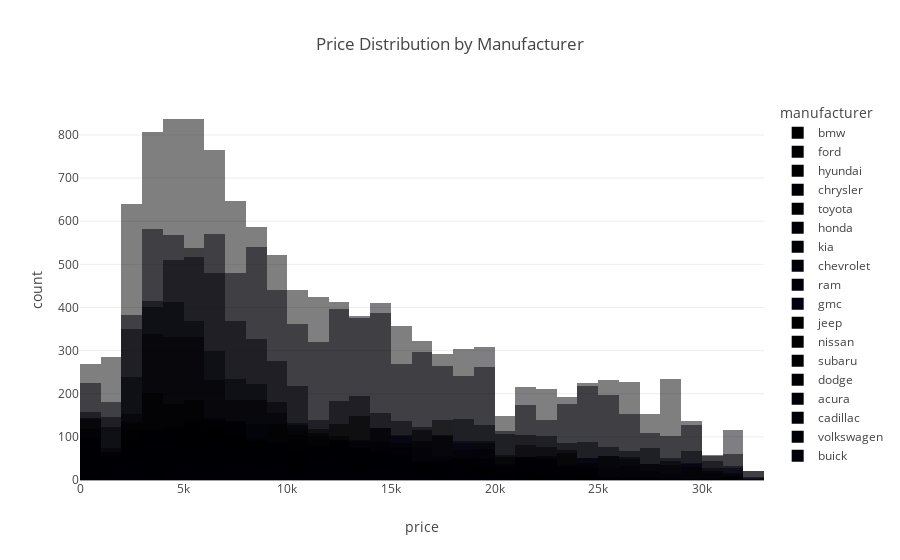

The notebook cell saved with this chart:
### Markdown cell above
This is a price distribution histogram on each car brand.

### Code cell
fig = px.histogram(vehicles_data, 
                   x="price", 
                   color="manufacturer", 
                   barmode="overlay", 
                   nbins=50, 
                   title="Price Distribution by Manufacturer")


fig.show()

### Figure 1 — Plotly figure (JSON) as saved in the notebook; plotly's stock layout.template omitted (floating-point values rounded to 4 significant figures; data arrays with more than 128 entries replaced by an {"elided": "..."} marker saying what was removed)
{"data": [{"alignmentgroup": "True", "bingroup": "x", "hovertemplate": "manufacturer=bmw<br>price=%{x}<br>count=%{y}<extra></extra>", "legendgroup": "bmw", "marker": {"color": "#000001", "opacity": 0.5, "pattern": {"shape": ""}}, "name": "bmw", "nbinsx": 50, "offsetgroup": "bmw", "orientation": "v", "showlegend": true, "type": "histogram", "x": {"elided": "263 int values"}, "xaxis": "x", "yaxis": "y"}, {"alignmentgroup": "True", "bingroup": "x", "hovertemplate": "manufacturer=ford<br>price=%{x}<br>count=%{y}<extra></extra>", "legendgroup": "ford", "marker": {"color": "#000002", "opacity": 0.5, "pattern": {"shape": ""}}, "name": "ford", "nbinsx": 50, "offsetgroup": "ford", "orientation": "v", "showlegend": true, "type": "histogram", "x": {"elided": "11820 int values"}, "xaxis": "x", "yaxis": "y"}, {"alignmentgroup": "True", "bingroup": "x", "hovertemplate": "manufacturer=hyundai<br>price=%{x}<br>count=%{y}<extra></extra>", "legendgroup": "hyundai", "marker": {"color": "#000003", "opacity": 0.5, "pattern": {"shape": ""}}, "name": "hyundai", "nbinsx": 50, "offsetgroup": "hyundai", "orientation": "v", "showlegend": true, "type": "histogram", "x": {"elided": "1172 int values"}, "xaxis": "x", "yaxis": "y"}, {"alignmentgroup": "True", "bingroup": "x", "hovertemplate": "manufacturer=chrysler<br>price=%{x}<br>count=%{y}<extra></extra>", "legendgroup": "chrysler", "marker": {"color": "#000004", "opacity": 0.5, "pattern": {"shape": ""}}, "name": "chrysler", "nbinsx": 50, "offsetgroup": "chrysler", "orientation": "v", "showlegend": true, "type": "histogram", "x": {"elided": "837 int values"}, "xaxis": "x", "yaxis": "y"}, {"alignmentgroup": "True", "bingroup": "x", "hovertemplate": "manufacturer=toyota<br>price=%{x}<br>count=%{y}<extra></extra>", "legendgroup": "toyota", "marker": {"color": "#000005", "opacity": 0.5, "pattern": {"shape": ""}}, "name": "toyota", "nbinsx": 50, "offsetgroup": "toyota", "orientation": "v", "showlegend": true, "type": "histogram", "x": {"elided": "5282 int values"}, "xaxis": "x", "yaxis": "y"}, {"alignmentgroup": "True", "bingroup": "x", "hovertemplate": "manufacturer=honda<br>price=%{x}<br>count=%{y}<extra></extra>", "legendgroup": "honda", "marker": {"color": "#000006", "opacity": 0.5, "pattern": {"shape": ""}}, "name": "honda", "nbinsx": 50, "offsetgroup": "honda", "orientation": "v", "showlegend": true, "type": "histogram", "x": {"elided": "3447 int values"}, "xaxis": "x", "yaxis": "y"}, {"alignmentgroup": "True", "bingroup": "x", "hovertemplate": "manufacturer=kia<br>price=%{x}<br>count=%{y}<extra></extra>", "legendgroup": "kia", "marker": {"color": "#000007", "opacity": 0.5, "pattern": {"shape": ""}}, "name": "kia", "nbinsx": 50, "offsetgroup": "kia", "orientation": "v", "showlegend": true, "type": "histogram", "x": {"elided": "585 int values"}, "xaxis": "x", "yaxis": "y"}, {"alignmentgroup": "True", "bingroup": "x", "hovertemplate": "manufacturer=chevrolet<br>price=%{x}<br>count=%{y}<extra></extra>", "legendgroup": "chevrolet", "marker": {"color": "#000008", "opacity": 0.5, "pattern": {"shape": ""}}, "name": "chevrolet", "nbinsx": 50, "offsetgroup": "chevrolet", "orientation": "v", "showlegend": true, "type": "histogram", "x": {"elided": "9498 int values"}, "xaxis": "x", "yaxis": "y"}, {"alignmentgroup": "True", "bingroup": "x", "hovertemplate": "manufacturer=ram<br>price=%{x}<br>count=%{y}<extra></extra>", "legendgroup": "ram", "marker": {"color": "#000009", "opacity": 0.5, "pattern": {"shape": ""}}, "name": "ram", "nbinsx": 50, "offsetgroup": "ram", "orientation": "v", "showlegend": true, "type": "histogram", "x": {"elided": "2871 int values"}, "xaxis": "x", "yaxis": "y"}, {"alignmentgroup": "True", "bingroup": "x", "hovertemplate": "manufacturer=gmc<br>price=%{x}<br>count=%{y}<extra></extra>", "legendgroup": "gmc", "marker": {"color": "#000010", "opacity": 0.5, "pattern": {"shape": ""}}, "name": "gmc", "nbinsx": 50, "offsetgroup": "gmc", "orientation": "v", "showlegend": true, "type": "histogram", "x": {"elided": "2120 int values"}, "xaxis": "x", "yaxis": "y"}, {"alignmentgroup": "True", "bingroup": "x", "hovertemplate": "manufacturer=jeep<br>price=%{x}<br>count=%{y}<extra></extra>", "legendgroup": "jeep", "marker": {"color": "#000001", "opacity": 0.5, "pattern": {"shape": ""}}, "name": "jeep", "nbinsx": 50, "offsetgroup": "jeep", "orientation": "v", "showlegend": true, "type": "histogram", "x": {"elided": "3040 int values"}, "xaxis": "x", "yaxis": "y"}, {"alignmentgroup": "True", "bingroup": "x", "hovertemplate": "manufacturer=nissan<br>price=%{x}<br>count=%{y}<extra></extra>", "legendgroup": "nissan", "marker": {"color": "#000002", "opacity": 0.5, "pattern": {"shape": ""}}, "name": "nissan", "nbinsx": 50, "offsetgroup": "nissan", "orientation": "v", "showlegend": true, "type": "histogram", "x": {"elided": "3198 int values"}, "xaxis": "x", "yaxis": "y"}, {"alignmentgroup": "True", "bingroup": "x", "hovertemplate": "manufacturer=subaru<br>price=%{x}<br>count=%{y}<extra></extra>", "legendgroup": "subaru", "marker": {"color": "#000003", "opacity": 0.5, "pattern": {"shape": ""}}, "name": "subaru", "nbinsx": 50, "offsetgroup": "subaru", "orientation": "v", "showlegend": true, "type": "histogram", "x": {"elided": "1270 int values"}, "xaxis": "x", "yaxis": "y"}, {"alignmentgroup": "True", "bingroup": "x", "hovertemplate": "manufacturer=dodge<br>price=%{x}<br>count=%{y}<extra></extra>", "legendgroup": "dodge", "marker": {"color": "#000004", "opacity": 0.5, "pattern": {"shape": ""}}, "name": "dodge", "nbinsx": 50, "offsetgroup": "dodge", "orientation": "v", "showlegend": true, "type": "histogram", "x": {"elided": "1223 int values"}, "xaxis": "x", "yaxis": "y"}, {"alignmentgroup": "True", "bingroup": "x", "hovertemplate": "manufacturer=acura<br>price=%{x}<br>count=%{y}<extra></extra>", "legendgroup": "acura", "marker": {"color": "#000005", "opacity": 0.5, "pattern": {"shape": ""}}, "name": "acura", "nbinsx": 50, "offsetgroup": "acura", "orientation": "v", "showlegend": true, "type": "histogram", "x": {"elided": "236 int values"}, "xaxis": "x", "yaxis": "y"}, {"alignmentgroup": "True", "bingroup": "x", "hovertemplate": "manufacturer=cadillac<br>price=%{x}<br>count=%{y}<extra></extra>", "legendgroup": "cadillac", "marker": {"color": "#000006", "opacity": 0.5, "pattern": {"shape": ""}}, "name": "cadillac", "nbinsx": 50, "offsetgroup": "cadillac", "orientation": "v", "showlegend": true, "type": "histogram", "x": {"elided": "283 int values"}, "xaxis": "x", "yaxis": "y"}, {"alignmentgroup": "True", "bingroup": "x", "hovertemplate": "manufacturer=volkswagen<br>price=%{x}<br>count=%{y}<extra></extra>", "legendgroup": "volkswagen", "marker": {"color": "#000007", "opacity": 0.5, "pattern": {"shape": ""}}, "name": "volkswagen", "nbinsx": 50, "offsetgroup": "volkswagen", "orientation": "v", "showlegend": true, "type": "histogram", "x": {"elided": "867 int values"}, "xaxis": "x", "yaxis": "y"}, {"alignmentgroup": "True", "bingroup": "x", "hovertemplate": "manufacturer=buick<br>price=%{x}<br>count=%{y}<extra></extra>", "legendgroup": "buick", "marker": {"color": "#000008", "opacity": 0.5, "pattern": {"shape": ""}}, "name": "buick", "nbinsx": 50, "offsetgroup": "buick", "orientation": "v", "showlegend": true, "type": "histogram", "x": {"elided": "269 int values"}, "xaxis": "x", "yaxis": "y"}], "layout": {"barmode": "overlay", "legend": {"title": {"text": "manufacturer"}, "tracegroupgap": 0}, "title": {"text": "Price Distribution by Manufacturer"}, "xaxis": {"anchor": "y", "domain": [0, 1], "title": {"text": "price"}}, "yaxis": {"anchor": "x", "domain": [0, 1], "title": {"text": "count"}}}}
